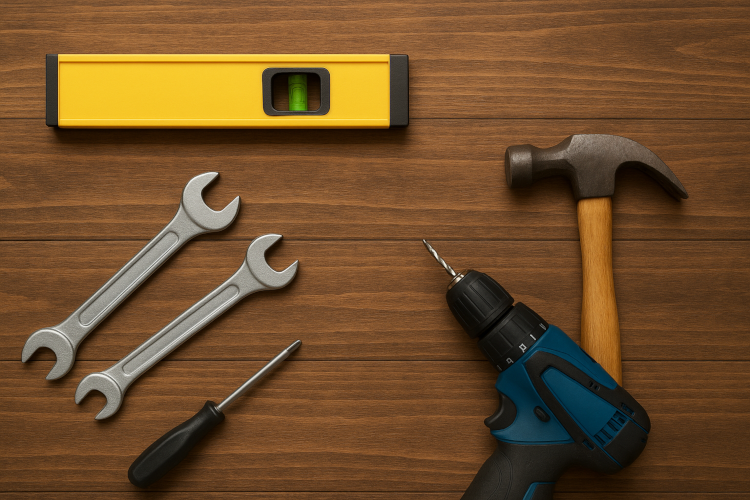
#> input picture table_top.png, 750 x 500 px, found by its file name
$ python binarize_morph.py
#> lines starting #> are read from the running program, lines starting #| are printed output that depends on the picture; after the words box and inside, x2 and y2 are one past the last pixel; in counts of white or black regions, pixels touching at a corner belong together
import cv2
import numpy as np

# Hardcoded image path
IMAGE_PATH = '/home/aritra/CV_codebase/table_top.png'

def nothing(x):
    pass

# [32 lines left out: functions apply_morph, morph_window, not called in this run]

def main():
    img = cv2.imread(IMAGE_PATH, cv2.IMREAD_GRAYSCALE)
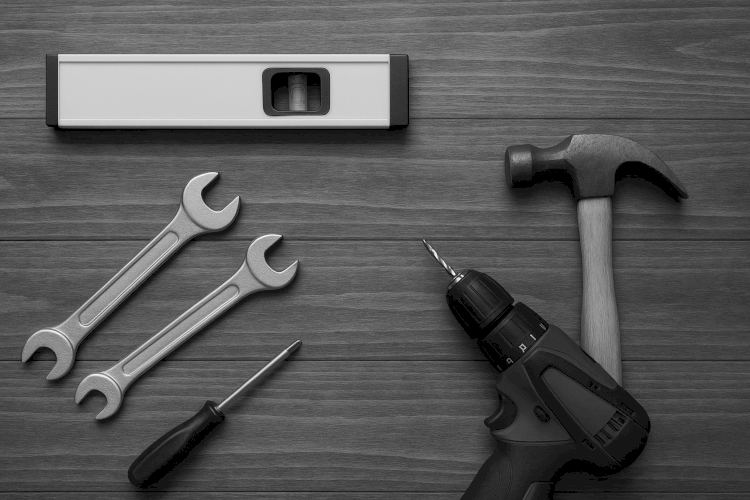
#> img: shape (500, 750); min 0, max 250, mean 87.4
    if img is None:
        print("Image not found!")
        return

    cv2.namedWindow('Input')
    cv2.namedWindow('Mask')

    # Trackbar for threshold
    cv2.createTrackbar('Threshold', 'Input', 127, 255, nothing)

    mask_btn_pos = (10, 10, 110, 60)  # x1, y1, x2, y2

    while True:
        thresh_val = cv2.getTrackbarPos('Threshold', 'Input')
        _, mask = cv2.threshold(img, thresh_val, 255, cv2.THRESH_BINARY)
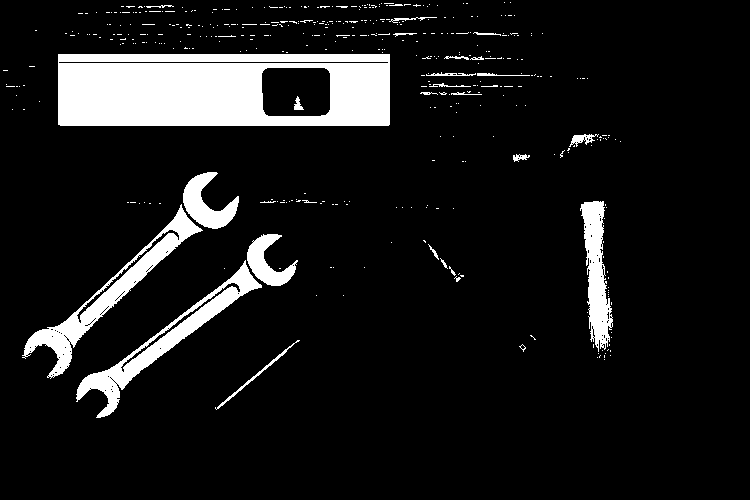
#> mask: shape (500, 750); 9.9% white; 417 white regions (389 under 20 px), largest, box (x1, y1, x2, y2) and area: (58, 54, 390, 126) 20389, (22, 204, 203, 379) 4515, (76, 260, 262, 418) 4296
        cv2.imshow('Input', img)

        # Draw button on mask window
        mask_display = cv2.cvtColor(mask, cv2.COLOR_GRAY2BGR)
        cv2.rectangle(mask_display, (mask_btn_pos[0], mask_btn_pos[1]), (mask_btn_pos[2], mask_btn_pos[3]), (200,200,200), -1)
        cv2.putText(mask_display, 'Morph', (mask_btn_pos[0]+10, mask_btn_pos[1]+35), cv2.FONT_HERSHEY_SIMPLEX, 0.8, (0,0,0), 2)
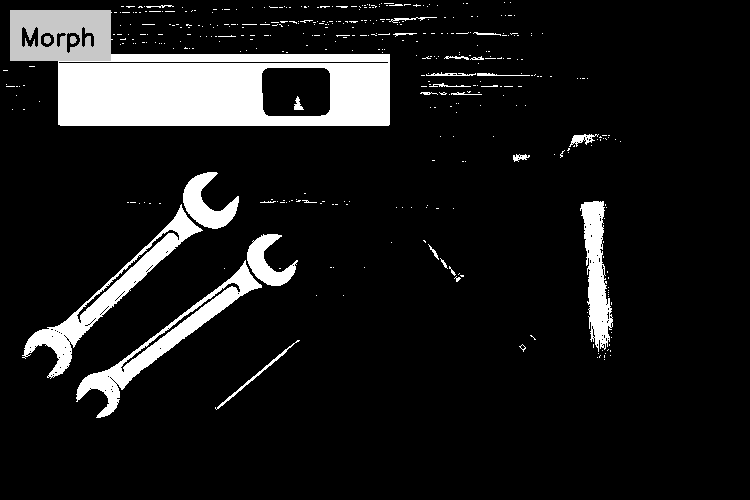
#> mask_display: shape (500, 750, 3); min 0, max 255, mean 27.4
        cv2.imshow('Mask', mask_display)

        key = cv2.waitKey(1) & 0xFF
#> (key Esc is pressed here)
        if key == 27:  # ESC to exit
            break

        # Mouse click handling for mask window
        # [4 lines left out: function on_mask_mouse, not called in this run]
        cv2.setMouseCallback('Mask', on_mask_mouse)

    cv2.destroyAllWindows()

if __name__ == '__main__':
    main()
